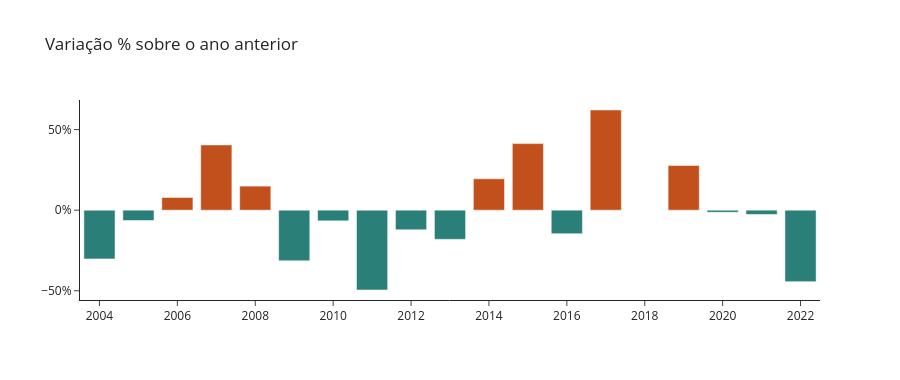

Here is the notebook cell this chart was saved with:
### Code cell
cores = ["#c2501c" if x > 0 else "#2a7f78" for x in v.diferenca_pct]
fig = go.Figure(go.Bar(x=v.ano, y=v.diferenca_pct, marker_color=cores))
fig.update_layout(template="simple_white", title="Variação % sobre o ano anterior", yaxis_ticksuffix="%", height=380)
fig.show()

### Figure 1 — Plotly figure (JSON) as saved in the notebook; plotly's stock layout.template omitted (floating-point values rounded to 4 significant figures)
{"data": [{"marker": {"color": ["#2a7f78", "#2a7f78", "#c2501c", "#c2501c", "#c2501c", "#2a7f78", "#2a7f78", "#2a7f78", "#2a7f78", "#2a7f78", "#c2501c", "#c2501c", "#2a7f78", "#c2501c", "#2a7f78", "#c2501c", "#2a7f78", "#2a7f78", "#2a7f78"]}, "type": "bar", "x": [2004, 2005, 2006, 2007, 2008, 2009, 2010, 2011, 2012, 2013, 2014, 2015, 2016, 2017, 2018, 2019, 2020, 2021, 2022], "y": [-30.24, -6.404, 7.895, 40.49, 14.93, -31.42, -6.608, -49.53, -12.15, -18.09, 19.48, 41.3, -14.62, 62.16, 0.0, 27.78, -1.304, -2.643, -44.34]}], "layout": {"height": 380, "title": {"text": "Variação % sobre o ano anterior"}, "yaxis": {"ticksuffix": "%"}}}
